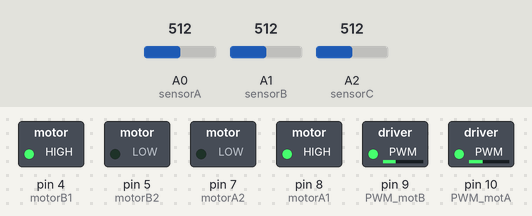
Recording of a sketch running on a simulated Arduino Uno, built with avr-gcc and run on an emulated ATmega328P. Parts: switched loads named in the sketch (green lamp = pin HIGH). The test bench sets the inputs (shaded band); at power-on: A0 (sensorA) = 512, A1 (sensorB) = 512, A2 (sensorC) = 512.

Above: at 1.2 s.
1.3 s: A0 (sensorA) set to 306
At 2.3 s:
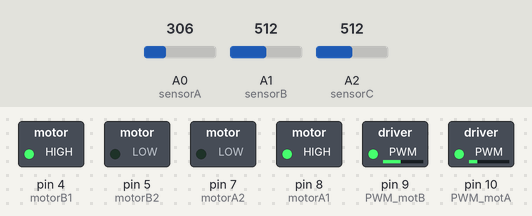
2.8 s: A1 (sensorB) set to 306
At 3.5 s:
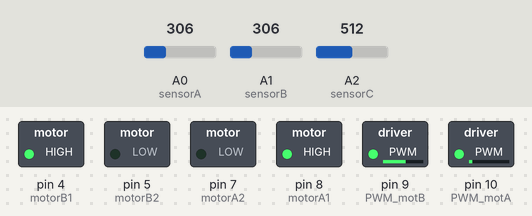
4.3 s: A1 (sensorB) set to 511
At 4.6 s:
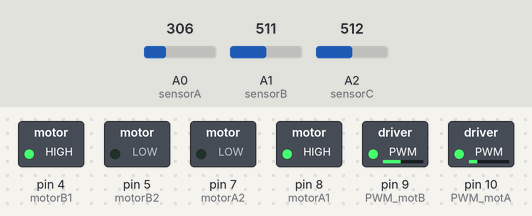
5.8 s: A2 (sensorC) set to 306
At 7.0 s:
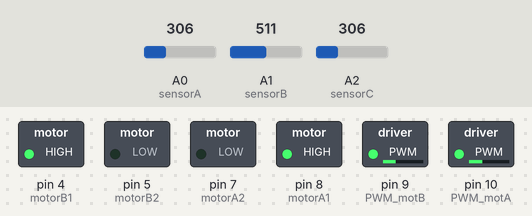
7.3 s: A0 (sensorA) set to 511
At 8.1 s:
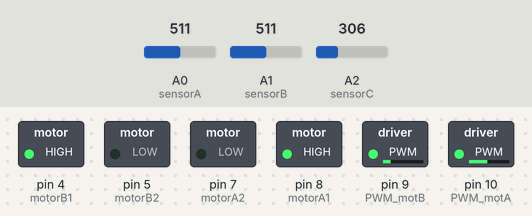
8.8 s: A1 (sensorB) set to 490
At 9.2 s:
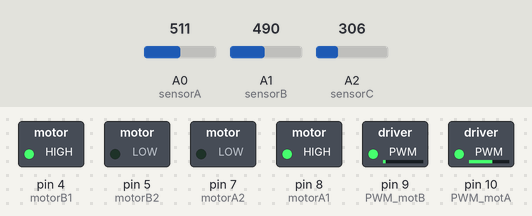
Timing chart, 0 to 12.6 s (numbered marks = the images above; inputs shaded):
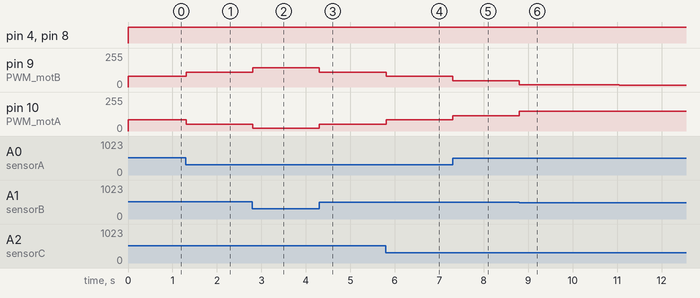

Measured:
- after the input at 1.3 s, pin 9 (PWM_motB): 80/255 → 112/255 at once; pin 10 (PWM_motA): 85/255 → 52/255 at once
- after the input at 2.8 s, pin 9 (PWM_motB): 112/255 → 144/255 at once; pin 10 (PWM_motA): 52/255 → 20/255 at once
- after the input at 4.3 s, pin 9 (PWM_motB): 144/255 → 112/255 at once; pin 10 (PWM_motA): 20/255 → 52/255 at once
- after the input at 5.8 s, pin 9 (PWM_motB): 112/255 → 80/255 at once; pin 10 (PWM_motA): 52/255 → 84/255 at once
- after the input at 7.3 s, pin 9 (PWM_motB): 80/255 → 48/255 at once; pin 10 (PWM_motA): 84/255 → 116/255 at once
- after the input at 8.8 s, pin 9 (PWM_motB): 48/255 → 16/255 at once, → 15/255 2.2 s later; pin 10 (PWM_motA): 116/255 → 148/255 at once, → 149/255 2.2 s later

The sketch:

dev.ino
```cpp
#include <MsTimer2.h>
//モータの出力設定
//モータ1
const double motorA1 = 8;
const double motorA2 = 7;
const double PWM_motA = 10;
//モータ2
const double motorB1 = 4;
const double motorB2 = 5;
const double PWM_motB = 9;

//　フォトトランジスタの入力設定
const int sensorA = 0;//2;左この値がおかしい
const int sensorB = 1;//3;右
const int sensorC = 2;//;中この値がおかしい
//　センサから読み取った値（analog）
double valA = 0;
double valB = 0;
double valC = 0;

//　閾値
//センサの閾値
double alpha = 500;//100;

//制御の目標値
double target = 0;
//PID制御値
//Kp
double Kp = 0.8;
//Ki
double Ki = 0.0000001;
//Kd
double Kd = 0;
//前回と前々回の操作量
double Mv = 0;
//今回操作量偏差
double dMv = 0;
//今回、前回、前々回の偏差
double en = 0;
double en1 = 0;
double en2 = 0;
//判定
double pad = 0;

//PWMの出力(255が最大,130〜200程度が調度良い)
double PWM_pow = 80;

//int pri = 0;

void flash(){
		en2 = en1;
		en1 = en;
		en = pad;
		dMv = ((Kp*(en-en1))+(Ki*en)+(Kd*((en-en1)-(en1-en2))));
		Mv = Mv + dMv;
}

void setup(){
		pinMode(motorA1,OUTPUT);
		pinMode(motorA2,OUTPUT);
		pinMode(motorB1,OUTPUT);
		pinMode(motorB2,OUTPUT);
		pinMode(PWM_motA,OUTPUT);
		pinMode(PWM_motB,OUTPUT);
		MsTimer2::set(5,flash);
		MsTimer2::start();
}

void loop(){
  	valA = analogRead(sensorA);
  	valB = analogRead(sensorB);
  	valC = analogRead(sensorC);
    noInterrupts();
    pad=0;
		if(valC<alpha){
				pad = 0.5;
		}
    if(valA<alpha){
				pad = -0.5;
		}
    if(valC<alpha && valA<alpha){
    		pad = 0;
    }
    if(valC<alpha && valB<alpha){
    		pad = 1;
    }
    if(valA<alpha && valB<alpha){
    		pad = -1;
    }


interrupts();

double Mvv = 0;
if(Mv>1){
  Mvv=1;
}else if(Mv<-1){
  Mvv=-1;
}else{
  Mvv=Mv;
}
		digitalWrite(motorA1,HIGH);
		digitalWrite(motorA2,LOW);
		analogWrite(PWM_motA,PWM_pow+(Mvv*PWM_pow)+5);
		digitalWrite(motorB1,HIGH);
		digitalWrite(motorB2,LOW);
		analogWrite(PWM_motB,PWM_pow-(Mvv*PWM_pow));


}
```
